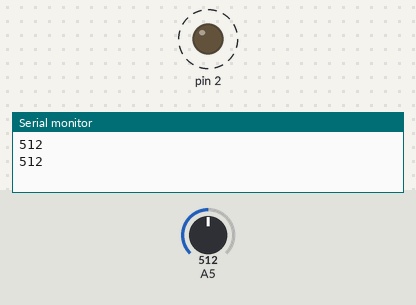
Bench run of a sketch on a simulated Arduino Uno, built with avr-gcc and run on an emulated ATmega328P. On the bench: output pins drawn as LEDs (lit = HIGH), the last lines printed to the serial monitor. Dashed ring = blinking. The inputs (shaded band) are chosen by the test bench; at power-on: A5 = 512.

Above: at 1.8 s.
1.9 s: A5 set to 306
At 2.2 s:
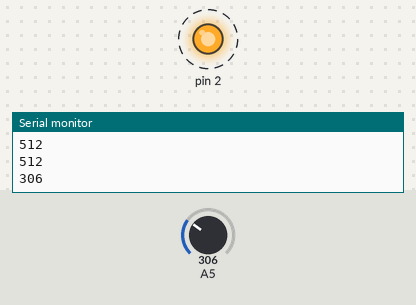
5.4 s: A5 set to 122
At 5.56 s:
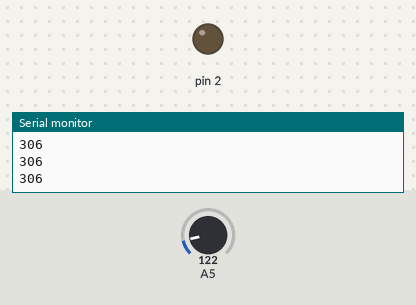
Timing chart, 0 to 14.9 s (numbered marks = the images above; inputs shaded):
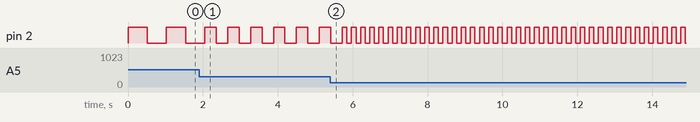

Measured:
- after the input at 1.9 s, pin 2: alternates HIGH for 0.31 s and LOW for 0.31 s, starting after 0.46 s
- by itself, pin 2: alternates HIGH for 0.51 s and LOW for 0.51 s

The sketch:

arduino4.3.ino
```cpp
int receivedVal = 0;
float napiecie = 0;

void setup() {
  Serial.begin(9600);
  pinMode(2,OUTPUT);
}

void loop() {
  receivedVal = analogRead(A5);
  Serial.println(receivedVal);
  digitalWrite(2, HIGH);
  delay(receivedVal);
  digitalWrite(2, LOW);
  delay(receivedVal);
}
```
